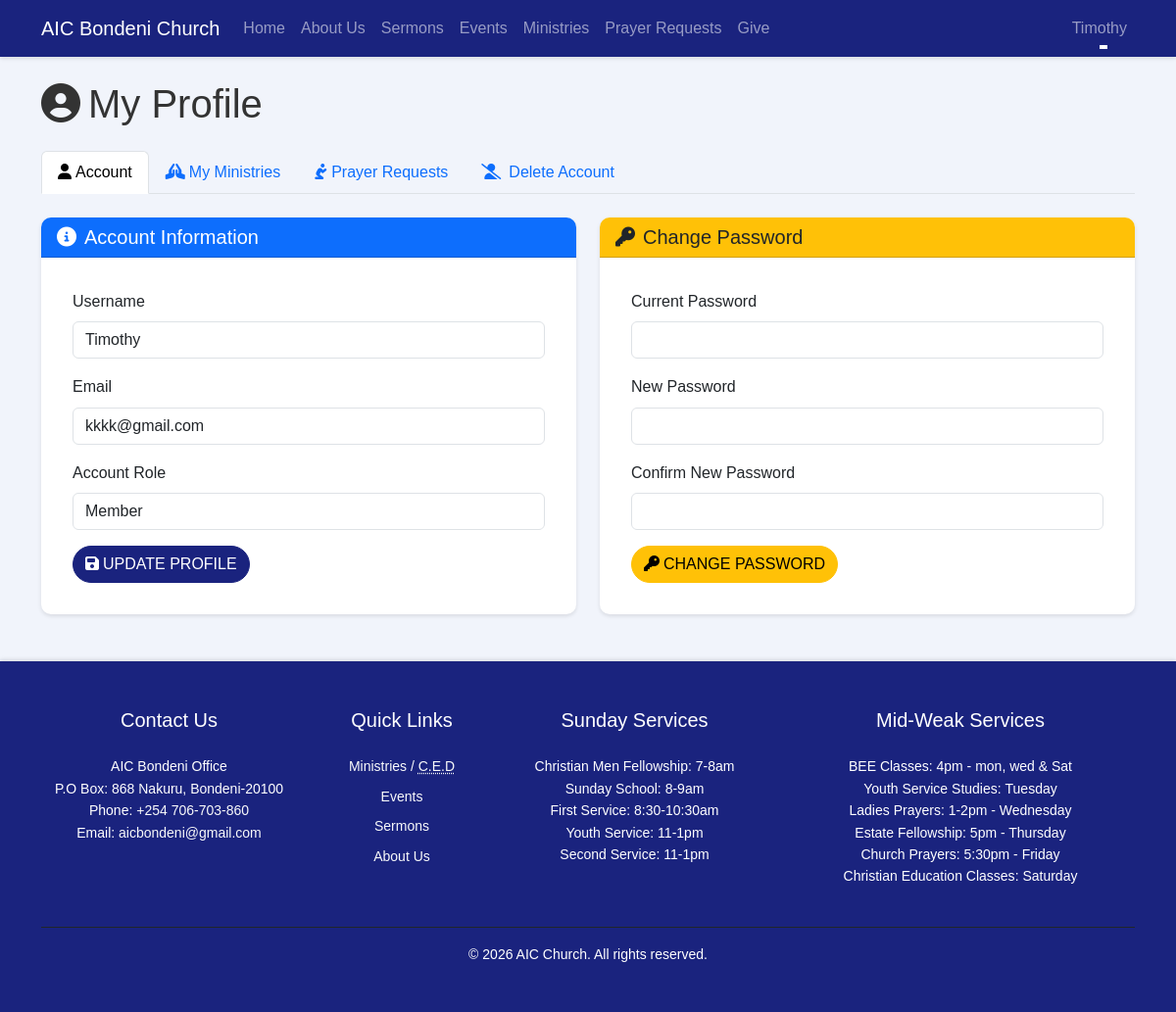
The page /well-known/account.php (signed in) on the database its author committed.
### tables this page shows
CREATE TABLE `users` (
  `id` int(11) NOT NULL,
  `username` varchar(50) NOT NULL,
  `email` varchar(100) NOT NULL,
  `is_active` tinyint(100) NOT NULL,
  `password` varchar(255) NOT NULL,
  `reset_token` varchar(64) DEFAULT NULL,
  `reset_expires` datetime DEFAULT NULL,
  `role` enum('guest','member','volunteer','church_leader','admin') DEFAULT 'member',
  `created_at` timestamp NOT NULL DEFAULT current_timestamp(),
  `status` enum('pending','active','rejected') DEFAULT 'active'
);

### well-known/account.php (the view, shortened to what this page needs)
<?php
require_once 'includes/auth.php';
$user_id = $_SESSION['user_id'];
$query = "SELECT * FROM users WHERE id = ?";
$stmt = $conn->prepare($query);
$stmt->bind_param("i", $user_id);
$stmt->execute();
$result = $stmt->get_result();
$user = $result->fetch_assoc();
?>
<!DOCTYPE html>
<html lang="en">
<head>
    <link href="https://cdn.jsdelivr.net/npm/bootstrap@5.3.0/dist/css/bootstrap.min.css" rel="stylesheet">
    <link rel="stylesheet" href="https://cdnjs.cloudflare.com/ajax/libs/font-awesome/6.4.0/css/all.min.css">
    <link rel="stylesheet" href="assets/css/style.css">
</head>
<body>
<?php include 'includes/navbar.php'; ?>
    <div class="container py-4">
        <div class="row">
            <div class="col-12">
                <h1 class="mb-4"><i class="fas fa-user-circle me-2"></i>My Profile</h1>
                <ul class="nav nav-tabs" id="profileTabs" role="tablist">
                    <li class="nav-item" role="presentation">
                        <button class="nav-link active" id="account-tab" data-bs-toggle="tab" data-bs-target="#account" type="button" role="tab">
                            <i class="fas fa-user me-1"></i>Account
                        </button>
                    </li>
                    <li class="nav-item" role="presentation">
                        <button class="nav-link" id="ministries-tab" data-bs-toggle="tab" data-bs-target="#ministries" type="button" role="tab">
                            <i class="fas fa-hands-praying me-1"></i>My Ministries
                        </button>
                    </li>
                    <li class="nav-item" role="presentation">
                        <button class="nav-link" id="prayer-tab" data-bs-toggle="tab" data-bs-target="#prayer" type="button" role="tab">
                            <i class="fas fa-pray me-1"></i>Prayer Requests
                        </button>
                    </li>
                    <li class="nav-item" role="presentation">
                        <button class="nav-link" id="danger-tab" data-bs-toggle="tab" data-bs-target="#danger" type="button" role="tab">
                            <i class="fas fa-user-slash me-2"></i>Delete Account
                        </button>
                    </li>
                </ul>
                <div class="tab-content" id="profileTabsContent">
                    <div class="tab-pane fade show active" id="account" role="tabpanel">
                        <div class="row">
                            <div class="col-md-6">
                                <div class="card mb-4">
                                    <div class="card-header bg-primary text-white">
                                        <h3 class="h5 mb-0"><i class="fas fa-info-circle me-2"></i>Account Information</h3>
                                    </div>
                                    <div class="card-body">
                                        <form method="POST">
                                            <div class="mb-3">
                                                <label for="username" class="form-label">Username</label>
                                                <input type="text" class="form-control" id="username" name="username" value="<?php echo htmlspecialchars($user['username']); ?>" required>
                                            </div>
                                            <div class="mb-3">
                                                <label for="email" class="form-label">Email</label>
                                                <input type="email" class="form-control" id="email" name="email" value="<?php echo htmlspecialchars($user['email']); ?>" required>
                                            </div>
                                            <div class="mb-3">
                                                <label class="form-label">Account Role</label>
                                                <input type="text" class="form-control" value="<?php echo ucfirst(str_replace('_', ' ', $user['role'])); ?>" readonly>
                                            </div>
                                            <button type="submit" name="update_profile" class="btn btn-primary">
                                                <i class="fas fa-save me-1"></i>Update Profile
                                            </button>
                                        </form>
                                    </div>
                                </div>
                            </div>
                            <div class="col-md-6">
                                <div class="card">
                                    <div class="card-header bg-warning text-dark">
                                        <h3 class="h5 mb-0"><i class="fas fa-key me-2"></i>Change Password</h3>
                                    </div>
                                    <div class="card-body">
                                        <form method="POST">
                                            <div class="mb-3">
                                                <label for="current_password" class="form-label">Current Password</label>
                                                <input type="password" class="form-control" id="current_password" name="current_password" required>
                                            </div>
                                            <div class="mb-3">
                                                <label for="new_password" class="form-label">New Password</label>
                                                <input type="password" class="form-control" id="new_password" name="new_password" required>
                                            </div>
                                            <div class="mb-3">
                                                <label for="confirm_password" class="form-label">Confirm New Password</label>
                                                <input type="password" class="form-control" id="confirm_password" name="confirm_password" required>
                                            </div>
                                            <button type="submit" name="change_password" class="btn btn-warning">
                                                <i class="fas fa-key me-1"></i>Change Password
                                            </button>
                                        </form>
                                    </div>
                                </div>
                            </div>
                        </div>
                    </div>
                </div>
            </div>
        </div>
    </div>
    <?php include 'includes/footer.php'; ?>
</body>
</html>

### well-known/assets/css/style.css (style rules this page uses)
* { margin: 0; padding: 0; box-sizing: border-box; }
html, body { font-family: 'Arial', sans-serif; background-color: #f1f4fb; color: #333; line-height: 1.6; }
:root { --dark-blue: #1a237e; --dark-blue-hover: #283593; }
.container { margin: 0 auto; }
.card { border-radius: 10px; box-shadow: 0 2px 4px rgba(0,0,0,0.1); transition: transform 0.3s ease, box-shadow 0.3s ease; overflow: hidden; background: #fff; border: none; box-shadow: 0 2px 4px rgba(0,0,0,0.1); }
.card-body { padding: 2rem; }
.card .btn { border-radius: 25px; text-transform: uppercase; }
.btn-primary { background-color: var(--dark-blue); border-color: var(--dark-blue); }

### well-known/account.php (style rules this page uses)
.nav-tabs { margin-bottom: 1.5rem; }

### rows shown on the page
users: username "Timothy", email "kkkk@gmail.com", role "Member"

### other values the page prints
$_SESSION['username'] "Timothy"
